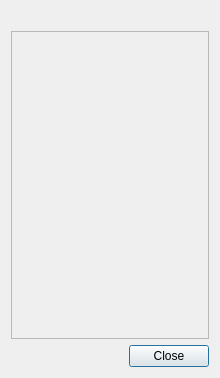
<?xml version="1.0" encoding="UTF-8"?>
<ui version="4.0">
 <class>Dialog</class>
 <widget class="QDialog" name="Dialog">
  <property name="windowModality">
   <enum>Qt::WindowModal</enum>
  </property>
  <property name="geometry">
   <rect>
    <x>0</x>
    <y>0</y>
    <width>220</width>
    <height>378</height>
   </rect>
  </property>
  <property name="windowTitle">
   <string>Status</string>
  </property>
  <property name="modal">
   <bool>true</bool>
  </property>
  <layout class="QVBoxLayout" name="verticalLayout">
   <item>
    <widget class="QLabel" name="message">
     <property name="text">
      <string/>
     </property>
    </widget>
   </item>
   <item>
    <widget class="QTextEdit" name="list_of_runs">
     <property name="enabled">
      <bool>false</bool>
     </property>
    </widget>
   </item>
   <item>
    <layout class="QHBoxLayout" name="horizontalLayout">
     <item>
      <spacer name="horizontalSpacer">
       <property name="orientation">
        <enum>Qt::Horizontal</enum>
       </property>
       <property name="sizeHint" stdset="0">
        <size>
         <width>40</width>
         <height>20</height>
        </size>
       </property>
      </spacer>
     </item>
     <item>
      <widget class="QPushButton" name="pushButton">
       <property name="text">
        <string>Close</string>
       </property>
      </widget>
     </item>
    </layout>
   </item>
  </layout>
 </widget>
 <resources/>
 <connections>
  <connection>
   <sender>pushButton</sender>
   <signal>clicked()</signal>
   <receiver>Dialog</receiver>
   <slot>reject()</slot>
   <hints>
    <hint type="sourcelabel">
     <x>169</x>
     <y>355</y>
    </hint>
    <hint type="destinationlabel">
     <x>74</x>
     <y>351</y>
    </hint>
   </hints>
  </connection>
 </connections>
</ui>
